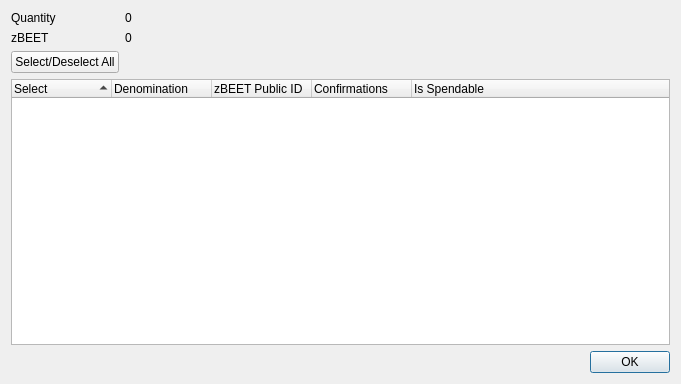
<?xml version="1.0" encoding="UTF-8"?>
<ui version="4.0">
 <class>ZBeetleCoinControlDialog</class>
 <widget class="QDialog" name="ZBeetleCoinControlDialog">
  <property name="geometry">
   <rect>
    <x>0</x>
    <y>0</y>
    <width>681</width>
    <height>384</height>
   </rect>
  </property>
  <property name="minimumSize">
   <size>
    <width>681</width>
    <height>384</height>
   </size>
  </property>
  <property name="windowTitle">
   <string>Select zBEET to Spend</string>
  </property>
  <layout class="QGridLayout" name="gridLayout">
   <item row="0" column="0">
    <layout class="QFormLayout" name="formLayout">
     <property name="sizeConstraint">
      <enum>QLayout::SetDefaultConstraint</enum>
     </property>
     <item row="0" column="0">
      <widget class="QLabel" name="labelQuantity">
       <property name="text">
        <string>Quantity</string>
       </property>
      </widget>
     </item>
     <item row="0" column="1">
      <widget class="QLabel" name="labelQuantity_int">
       <property name="text">
        <string>0</string>
       </property>
      </widget>
     </item>
     <item row="1" column="0">
      <widget class="QLabel" name="labelZBeetleCoin">
       <property name="text">
        <string>zBEET</string>
       </property>
      </widget>
     </item>
     <item row="1" column="1">
      <widget class="QLabel" name="labelZBeetleCoin_int">
       <property name="text">
        <string>0</string>
       </property>
      </widget>
     </item>
     <item row="2" column="0">
      <widget class="QPushButton" name="pushButtonAll">
       <property name="text">
        <string>Select/Deselect All</string>
       </property>
      </widget>
     </item>
    </layout>
   </item>
   <item row="1" column="0">
    <layout class="QVBoxLayout" name="verticalLayout">
     <item>
      <widget class="QTreeWidget" name="treeWidget">
       <property name="minimumSize">
        <size>
         <width>0</width>
         <height>250</height>
        </size>
       </property>
       <property name="alternatingRowColors">
        <bool>true</bool>
       </property>
       <property name="sortingEnabled">
        <bool>true</bool>
       </property>
       <property name="columnCount">
        <number>5</number>
       </property>
       <attribute name="headerDefaultSectionSize">
        <number>100</number>
       </attribute>
       <column>
        <property name="text">
         <string notr="true">Select</string>
        </property>
       </column>
       <column>
        <property name="text">
         <string notr="true">Denomination</string>
        </property>
       </column>
       <column>
        <property name="text">
         <string notr="true">zBEET Public ID</string>
        </property>
       </column>
       <column>
        <property name="text">
         <string notr="true">Confirmations</string>
        </property>
       </column>
       <column>
        <property name="text">
         <string>Is Spendable</string>
        </property>
       </column>
      </widget>
     </item>
     <item>
      <widget class="QDialogButtonBox" name="buttonBox">
       <property name="orientation">
        <enum>Qt::Horizontal</enum>
       </property>
       <property name="standardButtons">
        <set>QDialogButtonBox::Ok</set>
       </property>
      </widget>
     </item>
    </layout>
   </item>
  </layout>
 </widget>
 <resources/>
 <connections>
  <connection>
   <sender>buttonBox</sender>
   <signal>accepted()</signal>
   <receiver>ZBeetleCoinControlDialog</receiver>
   <slot>accept()</slot>
   <hints>
    <hint type="sourcelabel">
     <x>248</x>
     <y>254</y>
    </hint>
    <hint type="destinationlabel">
     <x>157</x>
     <y>274</y>
    </hint>
   </hints>
  </connection>
  <connection>
   <sender>buttonBox</sender>
   <signal>rejected()</signal>
   <receiver>ZBeetleCoinControlDialog</receiver>
   <slot>reject()</slot>
   <hints>
    <hint type="sourcelabel">
     <x>316</x>
     <y>260</y>
    </hint>
    <hint type="destinationlabel">
     <x>286</x>
     <y>274</y>
    </hint>
   </hints>
  </connection>
 </connections>
</ui>
